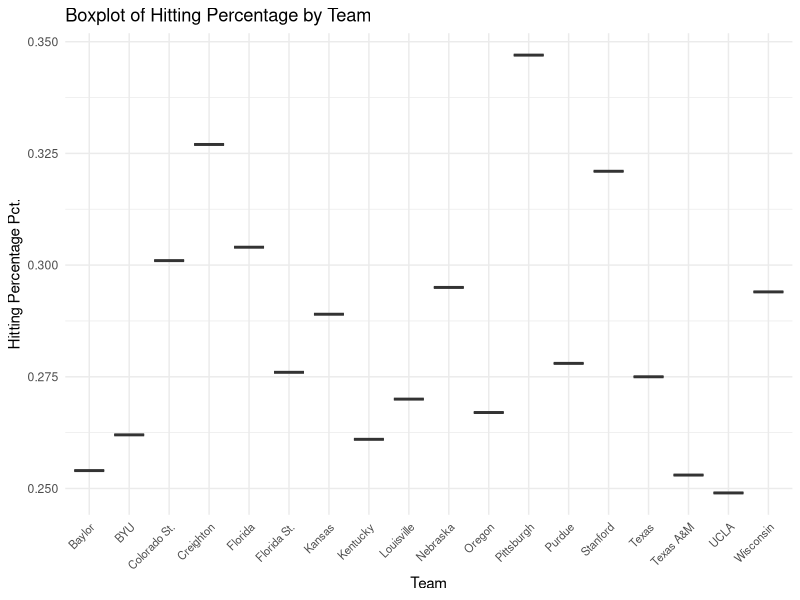

Source code (R):
## ---- chunk 1
library(readxl)
library(ggplot2)
library(reshape2)
## ---- chunk 2
data <- read_excel("team_stats_combined.xlsx")
## ---- chunk 3
head(data)
## ---- chunk 4
# Load necessary libraries
library(ggplot2)
library(dplyr)

# Remove rows with NA (NaN) values in 'Hitting Percentage Pct.' or 'Team' columns
data_clean <- data %>%
  filter(!is.na(`Hitting Percentage Pct.`) & !is.na(Team))

# Create the boxplot
ggplot(data_clean, aes(x = Team, y = `Hitting Percentage Pct.`)) +
  geom_boxplot() +
  theme(axis.text.x = element_text(angle = 45, hjust = 1, vjust = 1)) + # Adjust angle and position
  labs(title = "Boxplot of Hitting Percentage by Team",
       x = "Team",
       y = "Hitting Percentage Pct.") +
  theme_minimal() +
  theme(axis.text.x = element_text(size = 8, angle = 45, hjust = 1, vjust = 1))  # Smaller text size and angle
